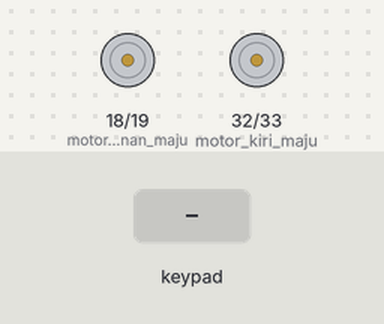
A sketch run on a simulated ESP32. On the bench: motor-driver pin pairs drawn as motors (green arrow = first pin HIGH = forward, orange = second pin HIGH = backward, longer = more drive). The inputs (shaded band) are chosen by the test bench. What the sketch prints to the serial monitor is not drawn.

Above: at 1.2 s.
1.3 s: key 'U' pressed
At 1.5 s:
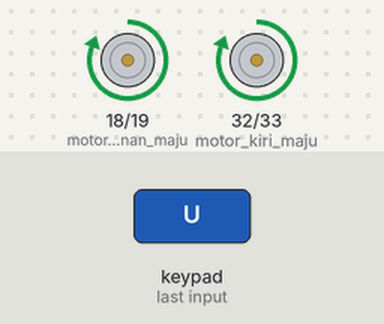
3.2 s: key 'D' pressed
At 3.4 s:
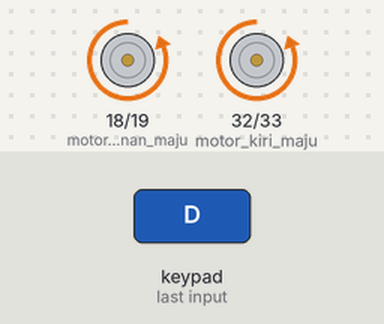
5.1 s: key 'O' pressed
At 5.3 s:
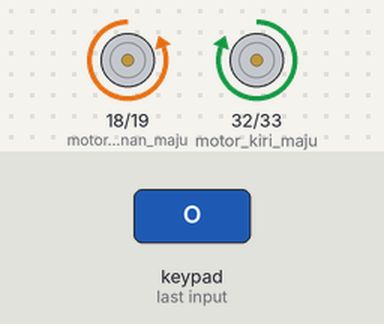
7.0 s: key 'S' pressed
At 7.2 s:
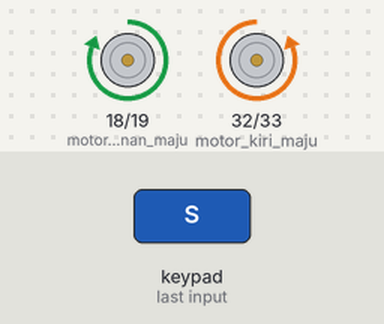
Timing chart, 0 to 9.9 s (numbered marks = the images above; inputs shaded):
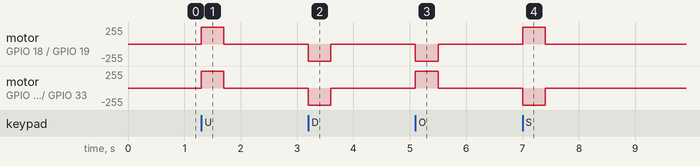

The sketch:

sumobot_2wheels.ino
```cpp
#include <DabbleESP32.h>
// Sumobot 2 Wheels with Esp32 and L298N Motor Driver
// Controller Dabble Apps
// Special Thx to Learning Week Programming
// Author Wilson

// motor kanan
int motor_kanan_maju=18;
int motor_kanan_mundur=19;


// motor kiri
int motor_kiri_maju=32;
int motor_kiri_mundur=33;

void setup() {
  //motor kanan
  pinMode(motor_kanan_maju,OUTPUT);
  pinMode(motor_kanan_mundur,OUTPUT);

  //motor kiri
  pinMode(motor_kiri_maju, OUTPUT);
  pinMode(motor_kiri_mundur, OUTPUT);

  // untuk membaca serial pada monitor
  Serial.begin(115200);

  //nama bluetooth
  Dabble.begin("WILSON");
}

void loop() {
  Dabble.processInput();
  if(GamePad.isUpPressed()){
    Serial.println("Maju");
    maju_depan();
  }
  else if(GamePad.isDownPressed()){
    Serial.println("Mundur");
    mundur_belakang();
  }
    else if(GamePad.isCirclePressed()){
    Serial.println("Kanan");
    belok_kanan();
  }
    else if(GamePad.isSquarePressed()){
    Serial.println("Kiri");
    belok_kiri();


  } else {
    Serial.println("diam");
    tidak_bergerak();
  }


}

//untuk maju
void maju_depan(){
  //motor kanan
  analogWrite(motor_kanan_maju, 255);
  analogWrite(motor_kanan_mundur, 0);

  // motor kiri
  analogWrite(motor_kiri_maju, 255);
  analogWrite(motor_kiri_mundur, 0);

}

//untuk mundur
void mundur_belakang(){
  //motor kanan
  analogWrite(motor_kanan_maju, 0);
  analogWrite(motor_kanan_mundur, 255);

  // motor kiri
  analogWrite(motor_kiri_maju, 0);
  analogWrite(motor_kiri_mundur, 255);

}

//untuk belok kanan
void belok_kanan(){
  //motor kanan
  analogWrite(motor_kanan_maju, 0);
  analogWrite(motor_kanan_mundur, 255);

  // motor kiri
  analogWrite(motor_kiri_maju, 255);
  analogWrite(motor_kiri_mundur, 0);

}

//untuk belok kiri
void belok_kiri(){
  //motor kanan
  analogWrite(motor_kanan_maju, 255);
  analogWrite(motor_kanan_mundur, 0);


  // motor kiri
  analogWrite(motor_kiri_maju, 0);
  analogWrite(motor_kiri_mundur, 255);
}

//untuk stop
void tidak_bergerak(){
  //motor kanan
  analogWrite(motor_kanan_maju, 0);
  analogWrite(motor_kanan_mundur, 0);

  // motor kiri
  analogWrite(motor_kiri_maju, 0);
  analogWrite(motor_kiri_mundur, 0);
}
```

Measured:
- after the input at 1.3 s, motor on GPIO 18 (motor_kanan_maju) / GPIO 19 (motor_kanan_mundur), motor on GPIO 32 (motor_kiri_maju) / GPIO 33 (motor_kiri_mundur): stopped → forward 255/255 at once, → stopped 0.40 s later
- after the input at 3.2 s, motor on GPIO 18 (motor_kanan_maju) / GPIO 19 (motor_kanan_mundur), motor on GPIO 32 (motor_kiri_maju) / GPIO 33 (motor_kiri_mundur): stopped → backward 255/255 at once, → stopped 0.40 s later
- after the input at 5.1 s, motor on GPIO 18 (motor_kanan_maju) / GPIO 19 (motor_kanan_mundur): stopped → backward 255/255 at once, → stopped 0.40 s later; motor on GPIO 32 (motor_kiri_maju) / GPIO 33 (motor_kiri_mundur): stopped → forward 255/255 at once, → stopped 0.40 s later
- after the input at 7.0 s, motor on GPIO 18 (motor_kanan_maju) / GPIO 19 (motor_kanan_mundur): stopped → forward 255/255 at once, → stopped 0.40 s later; motor on GPIO 32 (motor_kiri_maju) / GPIO 33 (motor_kiri_mundur): stopped → backward 255/255 at once, → stopped 0.40 s later
